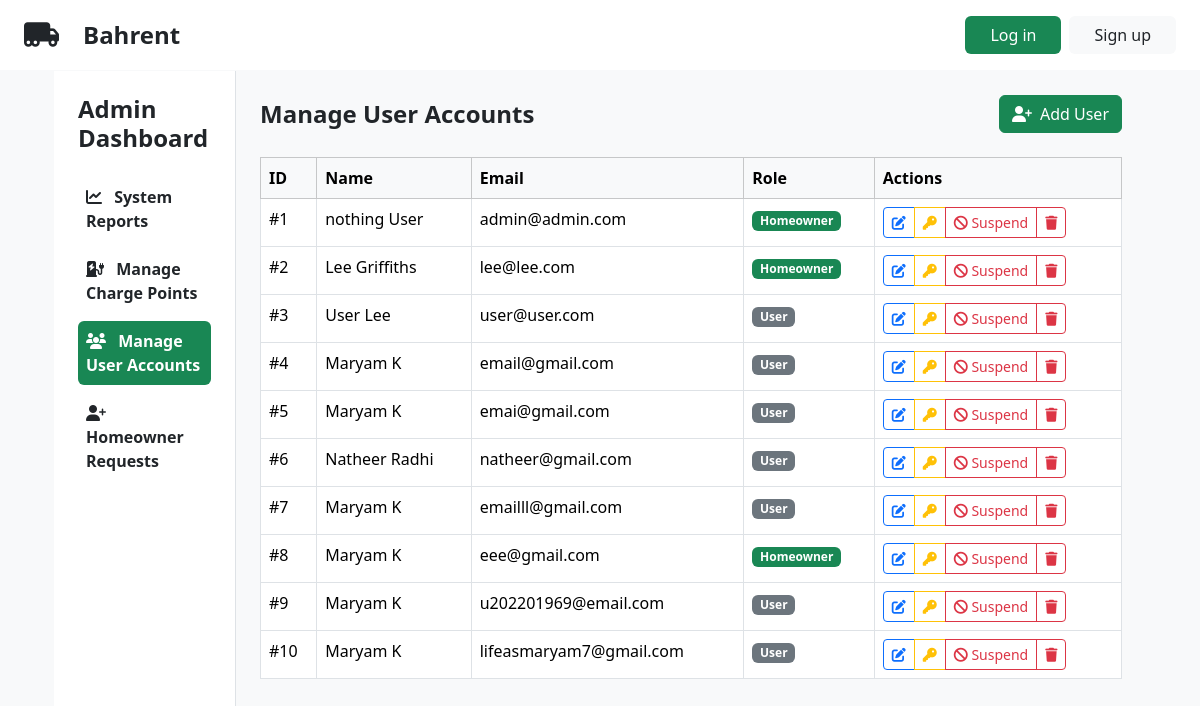
Page /admin.php?section=users on the committed database.
### tables this page shows
CREATE TABLE `users` (
  `user_id` int(11) NOT NULL,
  `email` varchar(255) NOT NULL,
  `password` varchar(255) NOT NULL,
  `first_name` varchar(50) NOT NULL,
  `last_name` varchar(50) NOT NULL,
  `role` enum('admin','homeowner','user') NOT NULL,
  `suspended` tinyint(1) NOT NULL DEFAULT 0
);

### controllers/AdminController.php (called while the page is built, shortened)
<?php
require_once __DIR__ . '/../models/User.php';
class AdminController extends BaseController
{
    public function index(): void
    {
        $this->activeSection = $_GET['section'] ?? 'reports';
        $sectionContent = match ($this->activeSection) {
            'reports' => $this->systemReports(),
            'charge-points' => $this->manageChargePoints(),
            'users' => $this->manageUserAccounts(),
            'homeowner-requests' => $this->manageHomeownerRequests(),
            default => $this->systemReports()
        };
    }
    private function manageUserAccounts(): string
    {
        require __DIR__ . '/../views/admin/sections/user_accounts.phtml';
        return ob_get_clean();
    }
}

### models/User.php (called while the page is built, shortened)
<?php
class User
{
    public bool $suspended;
    public function __construct(string $id, string $firstName, string $lastName, string $email, UserRole $role, bool $suspended = false)
    {
        $this->id = $id;
        $this->firstName = $firstName;
        $this->lastName = $lastName;
        $this->email = $email;
        $this->role = $role->value;
        $this->suspended = $suspended;
    }
    private static function fromRow(array $row): User
    {
        return new User(
            $row['user_id'],
            $row['first_name'],
            $row['last_name'],
            $row['email'],
            UserRole::from($row['role']),
            (bool)$row['suspended']
        );
    }
    public static function getAll()
    {
        $conn = Database::getInstance()->getConnection();
        $stmt = $conn->prepare("SELECT * FROM users");
        $stmt->execute();
        $users = [];
        while ($row = $stmt->fetch(PDO::FETCH_ASSOC)) {
            $users[] = self::fromRow($row);
        }
        return $users;
    }
    public function isSuspended(): bool
    {
        return $this->suspended;
    }
}

### views/admin/sections/user_accounts.phtml (the view, shortened to what this page needs)
<?php
require_once __DIR__ . '/../../../models/User.php';
$users = User::getAll();
?>
<div class="d-flex justify-content-between align-items-center mb-4">
    <h2 class="fs-4 fw-bold mb-0">Manage User Accounts</h2>
    <button type="button" class="btn btn-success" data-bs-toggle="modal" data-bs-target="#addUserModal">
        <i class="fa-solid fa-user-plus me-2"></i>Add User
    </button>
</div>
<div class="table-responsive">
    <table class="table table-bordered" id="usersTable">
        <thead class="table-light">
            <tr>
                <th>ID</th>
                <th>Name</th>
                <th>Email</th>
                <th>Role</th>
                <th>Actions</th>
            </tr>
        </thead>
        <tbody>
            <?php foreach ($users as $user): ?>
                <tr>
                    <td>#<?= htmlspecialchars($user->id) ?></td>
                    <td><?= htmlspecialchars($user->firstName . ' ' . $user->lastName) ?></td>
                    <td><?= htmlspecialchars($user->email) ?></td>
                    <td>
                        <?php
                        $roleClass = match ($user->role) {
                            'admin' => 'bg-primary',
                            'homeowner' => 'bg-success',
                            default => 'bg-secondary'
                        };
                        ?>
                        <span class="badge <?= $roleClass ?>">
                            <?= ucfirst(htmlspecialchars($user->role)) ?>
                        </span>
                    </td>
                    <td>
                        <div class="btn-group btn-group-sm">
                            <button type="button" class="btn btn-outline-primary"
                                    data-bs-toggle="modal"
                                    data-bs-target="#editUserModal"
                                    data-user-id="<?= htmlspecialchars($user->id) ?>"
                                    data-first-name="<?= htmlspecialchars($user->firstName) ?>"
                                    data-last-name="<?= htmlspecialchars($user->lastName) ?>"
                                    data-email="<?= htmlspecialchars($user->email) ?>"
                                    data-role="<?= htmlspecialchars($user->role) ?>"
                                    title="Edit">
                                <i class="fa-solid fa-edit"></i>
                            </button>
                            <button type="button" class="btn btn-outline-warning"
                                    data-bs-toggle="modal"
                                    data-bs-target="#resetPasswordModal"
                                    data-user-id="<?= htmlspecialchars($user->id) ?>"
                                    title="Reset Password">
                                <i class="fa-solid fa-key"></i>
                            </button>
                        <?php if ($user->isSuspended()== true): ?>
                            <button class="btn btn-danger suspend-user" data-user-id="<?= $user->id ?>">
                                <i class="fa-solid fa-check"></i> Suspended
                            </button>
                            <?php else: ?>
                            <button class="btn btn-outline-danger suspend-user" data-user-id="<?= $user->id ?>">
                                <i class="fa-solid fa-ban"></i> Suspend
                            </button>
                        <?php endif; ?>
                        <button type="button" class="btn btn-outline-danger delete-user"
                        data-user-id="<?= htmlspecialchars($user->id) ?>"
                        title="Delete">
                        <i class="fa-solid fa-trash"></i>
                        </button>
                        </div>
                    </td>
                </tr>
            <?php endforeach; ?>
        </tbody>
    </table>
</div>

### rows in the picture
users: user_id "1", first_name+last_name "nothing User", email "admin@admin.com", role "Homeowner"
users: user_id "2", first_name+last_name "Lee Griffiths", email "lee@lee.com", role "Homeowner"
users: user_id "3", first_name+last_name "User Lee", email "user@user.com", role "User"
users: user_id "4", first_name+last_name "Maryam K", email "email@gmail.com", role "User"
users: user_id "5", first_name+last_name "Maryam K", email "emai@gmail.com", role "User"
users: user_id "6", first_name+last_name "Natheer Radhi", email "natheer@gmail.com", role "User"
users: user_id "7", first_name+last_name "Maryam K", email "emailll@gmail.com", role "User"
users: user_id "8", first_name+last_name "Maryam K", email "eee@gmail.com", role "Homeowner"
users: user_id "9", first_name+last_name "Maryam K", email "u202201969@email.com", role "User"
users: user_id "10", first_name+last_name "Maryam K", email "lifeasmaryam7@gmail.com", role "User"
